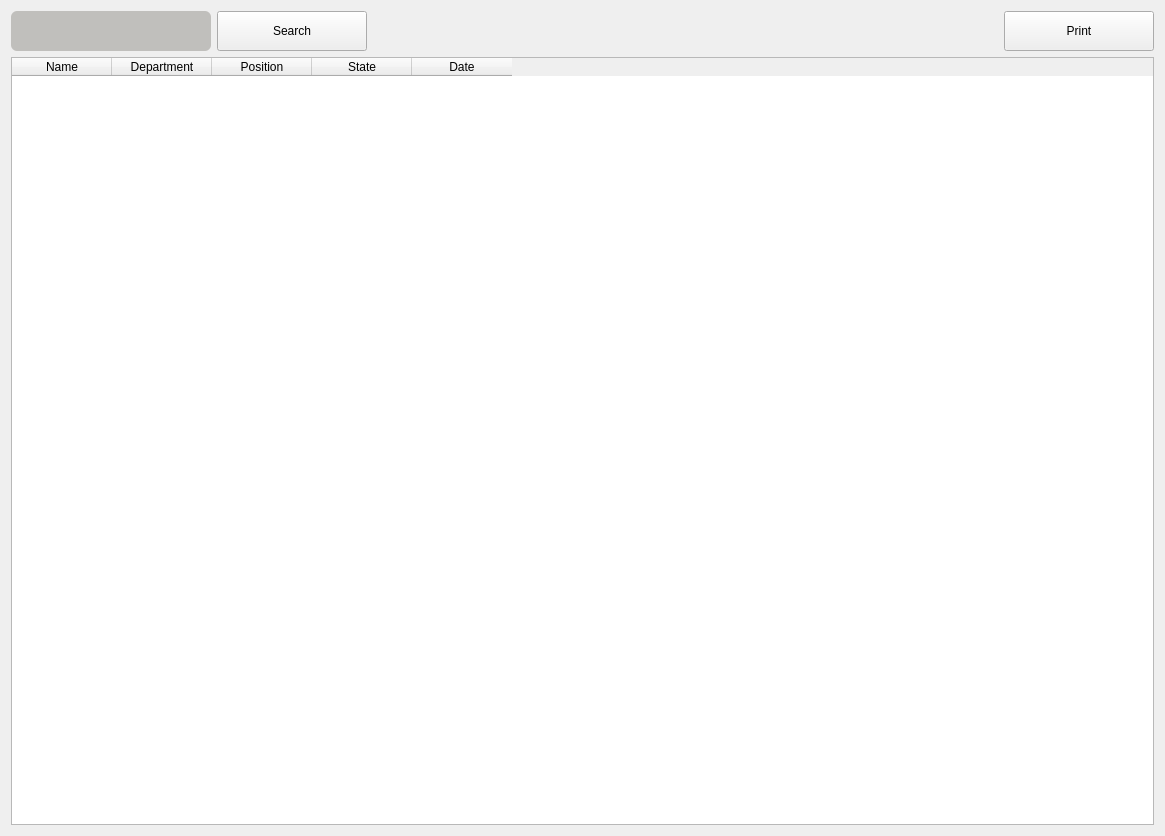
          <widget class="QWidget" name="tab_8">
           <attribute name="title">
            <string>Daily Report</string>
           </attribute>
           <layout class="QGridLayout" name="gridLayout_2">
            <item row="0" column="0">
             <widget class="QLineEdit" name="lineEdit_4">
              <property name="minimumSize">
               <size>
                <width>200</width>
                <height>40</height>
               </size>
              </property>
              <property name="maximumSize">
               <size>
                <width>200</width>
                <height>40</height>
               </size>
              </property>
              <property name="styleSheet">
               <string notr="true">background-color: rgb(192, 191, 188);border-radius:6px;color:black;</string>
              </property>
             </widget>
            </item>
            <item row="1" column="0" colspan="4">
             <widget class="QTableWidget" name="tableWidget_3">
              <property name="minimumSize">
               <size>
                <width>1143</width>
                <height>768</height>
               </size>
              </property>
              <column>
               <property name="text">
                <string>Name</string>
               </property>
              </column>
              <column>
               <property name="text">
                <string>Department</string>
               </property>
              </column>
              <column>
               <property name="text">
                <string>Position</string>
               </property>
              </column>
              <column>
               <property name="text">
                <string>State</string>
               </property>
              </column>
              <column>
               <property name="text">
                <string>Date</string>
               </property>
              </column>
             </widget>
            </item>
            <item row="0" column="3">
             <widget class="QPushButton" name="pushButton_13">
              <property name="minimumSize">
               <size>
                <width>150</width>
                <height>40</height>
               </size>
              </property>
              <property name="maximumSize">
               <size>
                <width>150</width>
                <height>40</height>
               </size>
              </property>
              <property name="text">
               <string>Print</string>
              </property>
             </widget>
            </item>
            <item row="0" column="1">
             <widget class="QPushButton" name="pushButton_12">
              <property name="minimumSize">
               <size>
                <width>150</width>
                <height>40</height>
               </size>
              </property>
              <property name="maximumSize">
               <size>
                <width>150</width>
                <height>40</height>
               </size>
              </property>
              <property name="text">
               <string>Search</string>
              </property>
             </widget>
            </item>
           </layout>
          </widget>
